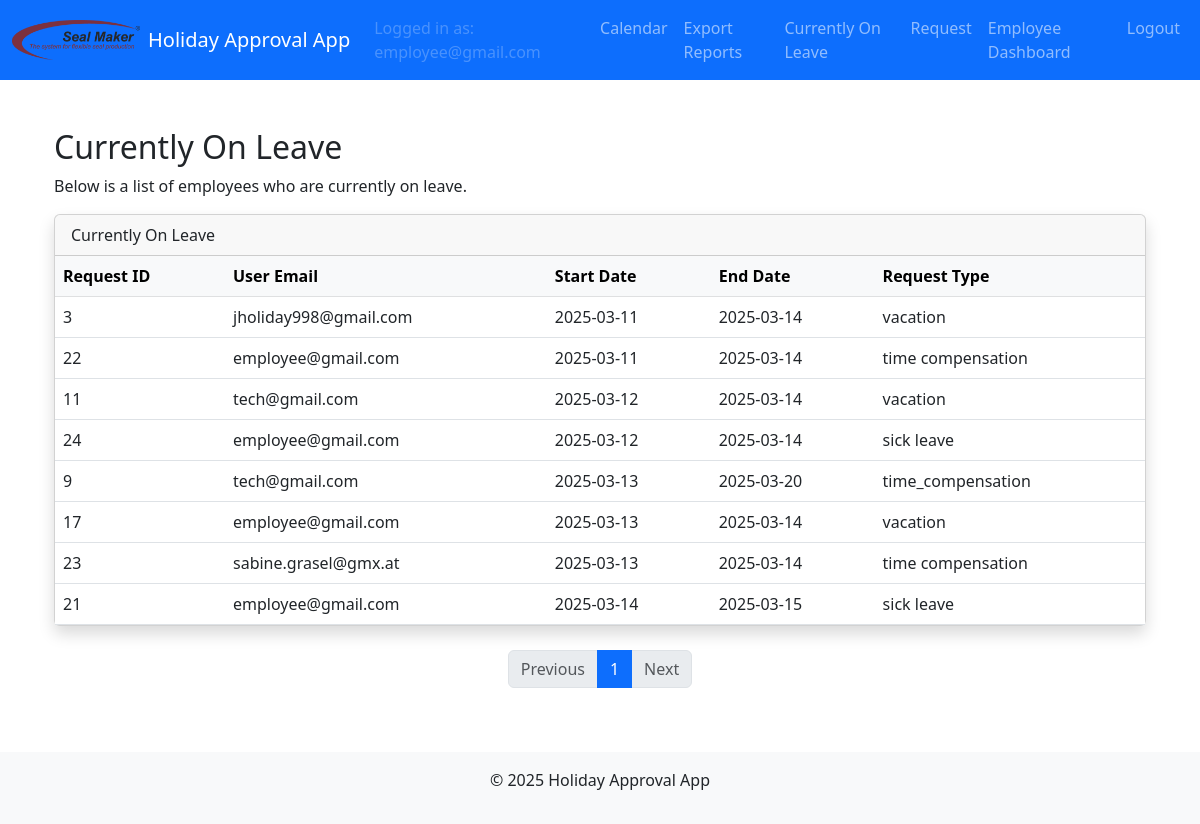
The app's page /currently_on_leave (signed in) with its own data.
### models.py (models this page shows, shortened)
class User(UserMixin, db.Model):
    id = db.Column(db.Integer, primary_key=True)
    email = db.Column(db.String(120), unique=True, nullable=False)
    name = db.Column(db.String(120), nullable=True)           # Full name field
    cost_center = db.Column(db.String(50), nullable=True)       # Cost center field
    password_hash = db.Column(db.String(128), nullable=False)
    role = db.Column(db.String(20), nullable=False)             # Roles: employee, supervisor, manager, admin, hr, sub-admin
    time_off_balance = db.Column(db.Float, nullable=False, default=20.0, server_default="20.0")
    active = db.Column(db.Boolean, nullable=False, default=True, server_default="1")
    department = db.Column(db.String(100), nullable=True)       # Department field
    force_password_reset = db.Column(db.Boolean, nullable=False, default=False, server_default="0")

class HolidayRequest(db.Model):
    id = db.Column(db.Integer, primary_key=True)
    user_id = db.Column(db.Integer, db.ForeignKey('user.id'), nullable=False)
    start_date = db.Column(db.Date, nullable=False)
    end_date = db.Column(db.Date, nullable=False)
    request_type = db.Column(db.String(50), nullable=False)  # e.g., 'vacation', 'time compensation'
    status = db.Column(db.String(20), nullable=False, default='pending')
    comment = db.Column(db.String(200))
    user = db.relationship('User', backref=db.backref('holiday_requests', lazy=True))
    approvals = db.relationship('Approval', backref='holiday_request', lazy=True)

### main/routes.py (the view)
@main_bp.route('/currently_on_leave')
@login_required
def currently_on_leave():
    today = date.today()
    page = request.args.get('page', 1, type=int)
    ongoing_requests_query = HolidayRequest.query.filter(
        HolidayRequest.status == 'approved',
        HolidayRequest.start_date <= today,
        HolidayRequest.end_date >= today
    ).order_by(HolidayRequest.start_date.asc())
    ongoing_requests = ongoing_requests_query.paginate(page=page, per_page=15, error_out=False)
    return render_template('currently_on_leave.html', ongoing_requests=ongoing_requests)

### app.py (called while the page is built)
def create_app():
    app = Flask(__name__)
    app.config.from_object(Config)
    db.init_app(app)
    migrate.init_app(app, db)
    login_manager.init_app(app)
    bcrypt.init_app(app)
    mail.init_app(app)
    login_manager.login_view = 'auth.login'
    @login_manager.user_loader
    def load_user(user_id):
        return User.query.get(int(user_id))
    from auth.routes import auth_bp
    from main.routes import main_bp
    from admin.routes import admin_bp
    from hr.routes import hr_bp
    app.register_blueprint(auth_bp)
    app.register_blueprint(main_bp)
    app.register_blueprint(admin_bp)
    app.register_blueprint(hr_bp)
    return app

### templates/currently_on_leave.html
{% extends "layout.html" %}
{% block content %}
<div class="container py-4">
  <h2>Currently On Leave</h2>
  <p>Below is a list of employees who are currently on leave.</p>
  <div class="card shadow mb-4">
    <div class="card-header">Currently On Leave</div>
    <div class="card-body p-0">
      <div class="table-responsive">
        <table class="table table-hover mb-0">
          <thead class="table-light">
            <tr>
              <th>Request ID</th>
              <th>User Email</th>
              <th>Start Date</th>
              <th>End Date</th>
              <th>Request Type</th>
            </tr>
          </thead>
          <tbody>
            {% for req in ongoing_requests.items %}
            <tr>
              <td>{{ req.id }}</td>
              <td>{{ req.user.email }}</td>
              <td>{{ req.start_date }}</td>
              <td>{{ req.end_date }}</td>
              <td>{{ req.request_type }}</td>
            </tr>
            {% endfor %}
          </tbody>
        </table>
      </div>
    </div>
  </div>
  <nav aria-label="On Leave Pagination">
    <ul class="pagination justify-content-center">
      {% if ongoing_requests.has_prev %}
        <li class="page-item">
          <a class="page-link" href="{{ url_for('main.currently_on_leave', page=ongoing_requests.prev_num) }}">Previous</a>
        </li>
      {% else %}
        <li class="page-item disabled"><span class="page-link">Previous</span></li>
      {% endif %}
      {% for p in ongoing_requests.iter_pages(left_edge=2, right_edge=2, left_current=2, right_current=2) %}
        {% if p %}
          {% if p == ongoing_requests.page %}
            <li class="page-item active"><span class="page-link">{{ p }}</span></li>
          {% else %}
            <li class="page-item"><a class="page-link" href="{{ url_for('main.currently_on_leave', page=p) }}">{{ p }}</a></li>
          {% endif %}
        {% else %}
          <li class="page-item disabled"><span class="page-link">…</span></li>
        {% endif %}
      {% endfor %}
      {% if ongoing_requests.has_next %}
        <li class="page-item">
          <a class="page-link" href="{{ url_for('main.currently_on_leave', page=ongoing_requests.next_num) }}">Next</a>
        </li>
      {% else %}
        <li class="page-item disabled"><span class="page-link">Next</span></li>
      {% endif %}
    </ul>
  </nav>
</div>
{% endblock %}

### templates/layout.html (shortened to what this page needs)
<!doctype html>
<html lang="en">
  <head>
    <link
      href="https://cdn.jsdelivr.net/npm/bootstrap@5.3.0/dist/css/bootstrap.min.css"
      rel="stylesheet"
    >
    <link rel="stylesheet" href="{{ url_for('static', filename='css/styles.css') }}">
  </head>
  <body>
    <nav class="navbar navbar-expand-lg navbar-dark bg-primary">
      <div class="container-fluid">
        <a class="navbar-brand d-flex align-items-center" href="{{ url_for('main.calendar') }}">
          <img
            src="{{ url_for('static', filename='img/logo.png') }}"
            alt="Company Logo"
            height="40"
            class="me-2"
          >
          <span>Holiday Approval App</span>
        </a>
        <div class="collapse navbar-collapse" id="navbarSupportedContent">
          <ul class="navbar-nav ms-auto">
            {% if current_user.is_authenticated %}
              <li class="nav-item">
                <span class="nav-link disabled">
                  Logged in as: {{ current_user.email }}
                </span>
              </li>
              <li class="nav-item">
                <a class="nav-link" href="{{ url_for('main.calendar') }}">Calendar</a>
              </li>
              <li class="nav-item">
                <a class="nav-link" href="{{ url_for('main.export_reports') }}">Export Reports</a>
              </li>
              <li class="nav-item">
                <a class="nav-link" href="{{ url_for('main.currently_on_leave') }}">Currently On Leave</a>
              </li>
              {% if current_user.role == 'employee' %}
                <li class="nav-item">
                  <a class="nav-link" href="{{ url_for('main.new_holiday_request') }}">Request</a>
                </li>
                <li class="nav-item">
                  <a class="nav-link" href="{{ url_for('main.employee_dashboard') }}">Employee Dashboard</a>
                </li>
              {% elif current_user.role == 'supervisor' %}
                <li class="nav-item">
                  <a class="nav-link" href="{{ url_for('main.supervisor_dashboard') }}">Supervisor Dashboard</a>
                </li>
              {% elif current_user.role == 'manager' %}
                <li class="nav-item">
                  <a class="nav-link" href="{{ url_for('main.manager_dashboard') }}">Manager Dashboard</a>
                </li>
              {% elif current_user.role == 'admin' %}
                <li class="nav-item">
                  <a class="nav-link" href="{{ url_for('admin.dashboard') }}">Admin Dashboard</a>
                </li>
              {% elif current_user.role == 'hr' %}
                <li class="nav-item">
                  <a class="nav-link" href="{{ url_for('hr.dashboard') }}">HR Dashboard</a>
                </li>
              {% elif current_user.role == 'management' %}
                <li class="nav-item">
                  <a class="nav-link" href="{{ url_for('main.management_dashboard') }}">Management Dashboard</a>
                </li>
              {% endif %}
              <li class="nav-item">
                <a class="nav-link" href="{{ url_for('auth.logout') }}">Logout</a>
              </li>
            {% else %}
              <li class="nav-item">
                <a class="nav-link" href="{{ url_for('auth.login') }}">Login</a>
              </li>
            {% endif %}
          </ul>
        </div>
      </div>
    </nav>
    <div class="container my-4">
      {% block content %}{% endblock %}
    </div>
    <footer class="bg-light text-center p-3">
      <div class="container">
        <p>&copy; 2025 Holiday Approval App</p>
      </div>
    </footer>
  </body>
</html>

### static/css/styles.css (style rules this page uses)
:root { --bs-primary: #800020; }

### records on screen
User: email "employee@gmail.com"
HolidayRequest: id "3", user.email "jholiday998@gmail.com", start_date "2025-03-11", end_date "2025-03-14", request_type "vacation"
HolidayRequest: id "22", user.email "employee@gmail.com", start_date "2025-03-11", end_date "2025-03-14", request_type "time compensation"
HolidayRequest: id "11", user.email "tech@gmail.com", start_date "2025-03-12", end_date "2025-03-14", request_type "vacation"
HolidayRequest: id "24", user.email "employee@gmail.com", start_date "2025-03-12", end_date "2025-03-14", request_type "sick leave"
HolidayRequest: id "9", user.email "tech@gmail.com", start_date "2025-03-13", end_date "2025-03-20", request_type "time_compensation"
HolidayRequest: id "17", user.email "employee@gmail.com", start_date "2025-03-13", end_date "2025-03-14", request_type "vacation"
HolidayRequest: id "23", user.email "sabine.grasel@gmx.at", start_date "2025-03-13", end_date "2025-03-14", request_type "time compensation"
HolidayRequest: id "21", user.email "employee@gmail.com", start_date "2025-03-14", end_date "2025-03-15", request_type "sick leave"

### other values on screen
{{ p }} "1"
